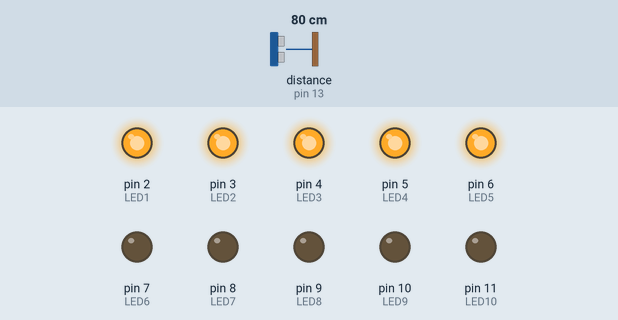
Bench run of a sketch on a simulated Arduino Uno, built with avr-gcc and run on an emulated ATmega328P. On the bench: output pins drawn as LEDs (lit = HIGH). Wiring (inferred from the names in the program): ultrasonic range finder: trigger pin 12; echo pin 13. The test bench sets the inputs (shaded band); at power-on: distance to the obstacle (sensor on pin 13) 80 cm. The echo pulse lasts 58.3 µs per cm; pins used as bus, display or sensor lines are not drawn; what the sketch prints to the serial monitor is not drawn.

Above: at 1.2 s.
1.3 s: distance to the obstacle (sensor on pin 13) set to 74 cm
At 2.0 s:
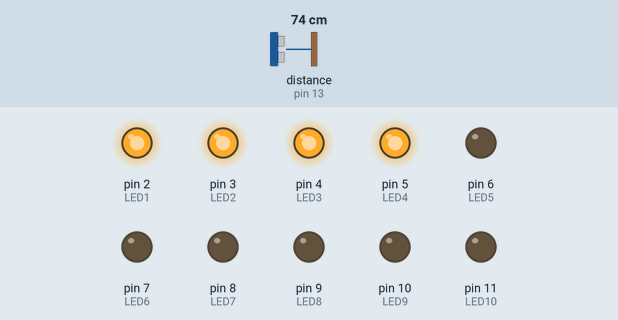
2.8 s: distance to the obstacle (sensor on pin 13) set to 63 cm
4.3 s: distance to the obstacle (sensor on pin 13) set to 54 cm
At 5.5 s:
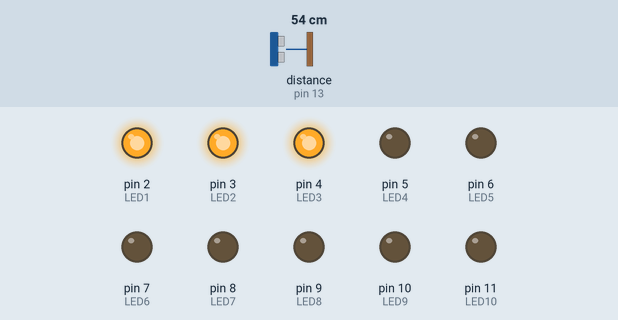
5.8 s: distance to the obstacle (sensor on pin 13) set to 43 cm
7.3 s: distance to the obstacle (sensor on pin 13) set to 37 cm
At 7.8 s:
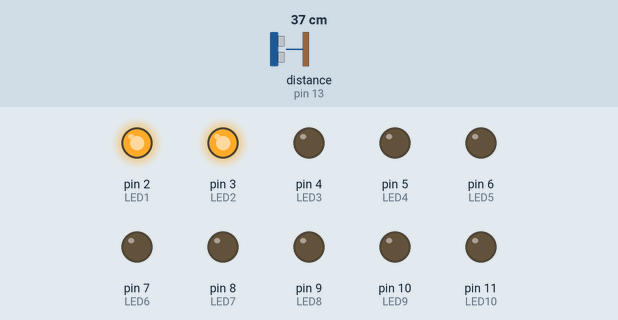
8.8 s: distance to the obstacle (sensor on pin 13) set to 2 cm
At 10.2 s:
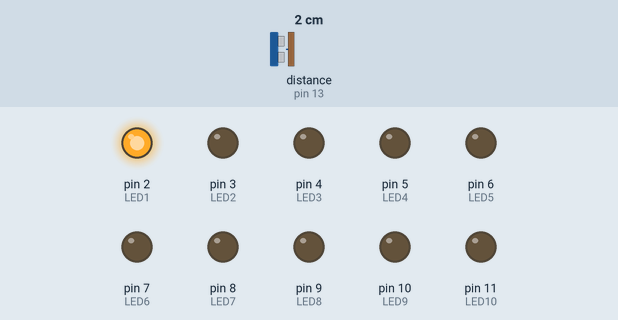
Timing chart, 0 to 11.3 s (numbered marks = the images above; inputs shaded):
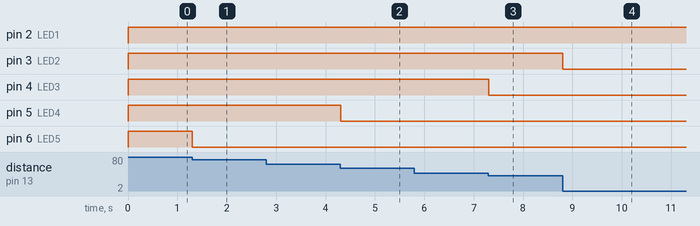

The sketch:

Ultrasonic.ino
```cpp
const int trig = 12;
const int echo = 13;

const int LED1 = 2;
const int LED2 = 3;
const int LED3 = 4;
const int LED4 = 5;
const int LED5 = 6;
const int LED6 = 7;
const int LED7 = 8;
const int LED8 = 9;
const int LED9 = 10;
const int LED10 = 11;

int duration = 0;
int distance = 0;

void setup()
{
  pinMode(trig , OUTPUT);
  pinMode(echo , INPUT);

  pinMode(LED1 , OUTPUT);
  pinMode(LED2 , OUTPUT);
  pinMode(LED3 , OUTPUT);
  pinMode(LED4 , OUTPUT);
  pinMode(LED5 , OUTPUT);
  pinMode(LED6 , OUTPUT);
  pinMode(LED7 , OUTPUT);
  pinMode(LED8 , OUTPUT);
  pinMode(LED9 , OUTPUT);
  pinMode(LED10 , OUTPUT);

  Serial.begin(9600);

}

void loop()
{
  digitalWrite(trig , HIGH);
  delayMicroseconds(10);
  digitalWrite(trig , LOW);


  duration = pulseIn(echo , HIGH);
  distance = (duration/2) / 28.5 ;
  Serial.println(distance);


  if ( distance >0 )
  {
    digitalWrite(LED1, HIGH);
  }
  else
  {
    digitalWrite(LED1, LOW);
  }
  if ( distance > 20 )
  {
    digitalWrite(LED2, HIGH);
  }
  else
  {
    digitalWrite(LED2, LOW);
  }
  if ( distance > 40 )
  {
    digitalWrite(LED3, HIGH);
  }
  else
  {
    digitalWrite(LED3, LOW);
  }
  if ( distance > 60 )
  {
    digitalWrite(LED4, HIGH);
  }
  else
  {
    digitalWrite(LED4, LOW);
  }
  if ( distance > 80 )
  {
    digitalWrite(LED5, HIGH);
  }
  else
  {
    digitalWrite(LED5, LOW);
  }
  if ( distance > 100 )
  {
    digitalWrite(LED6, HIGH);
  }
  else
  {
    digitalWrite(LED6, LOW);
  }
  if ( distance > 120 )
  {
    digitalWrite(LED7, HIGH);
  }
  else
  {
    digitalWrite(LED7, LOW);
  }
  if ( distance > 140 )
  {
    digitalWrite(LED8, HIGH);
  }
  else
  {
    digitalWrite(LED8, LOW);
  }
  if ( distance > 160 )
  {
    digitalWrite(LED9, HIGH);
  }
  else
  {
    digitalWrite(LED9, LOW);
  }
  if ( distance > 200 )
  {
    digitalWrite(LED10, HIGH);
  }
  else
  {
    digitalWrite(LED10, LOW);
  }
}
```

Measured:
- the behaviour switches between 80 and 79 cm on distance to the obstacle (sensor on pin 13) (found by bisection; images 0 and 1)
- the behaviour switches between 60 and 59 cm on distance to the obstacle (sensor on pin 13) (found by bisection; images 1 and 2)
- the behaviour switches between 41 and 40 cm on distance to the obstacle (sensor on pin 13) (found by bisection; images 2 and 3)
- after the input at 1.3 s, pin 6 (LED5): HIGH → LOW at once
- after the input at 4.3 s, pin 5 (LED4): HIGH → LOW at once
- after the input at 7.3 s, pin 4 (LED3): HIGH → LOW at once
- after the input at 8.8 s, pin 3 (LED2): HIGH → LOW at once
